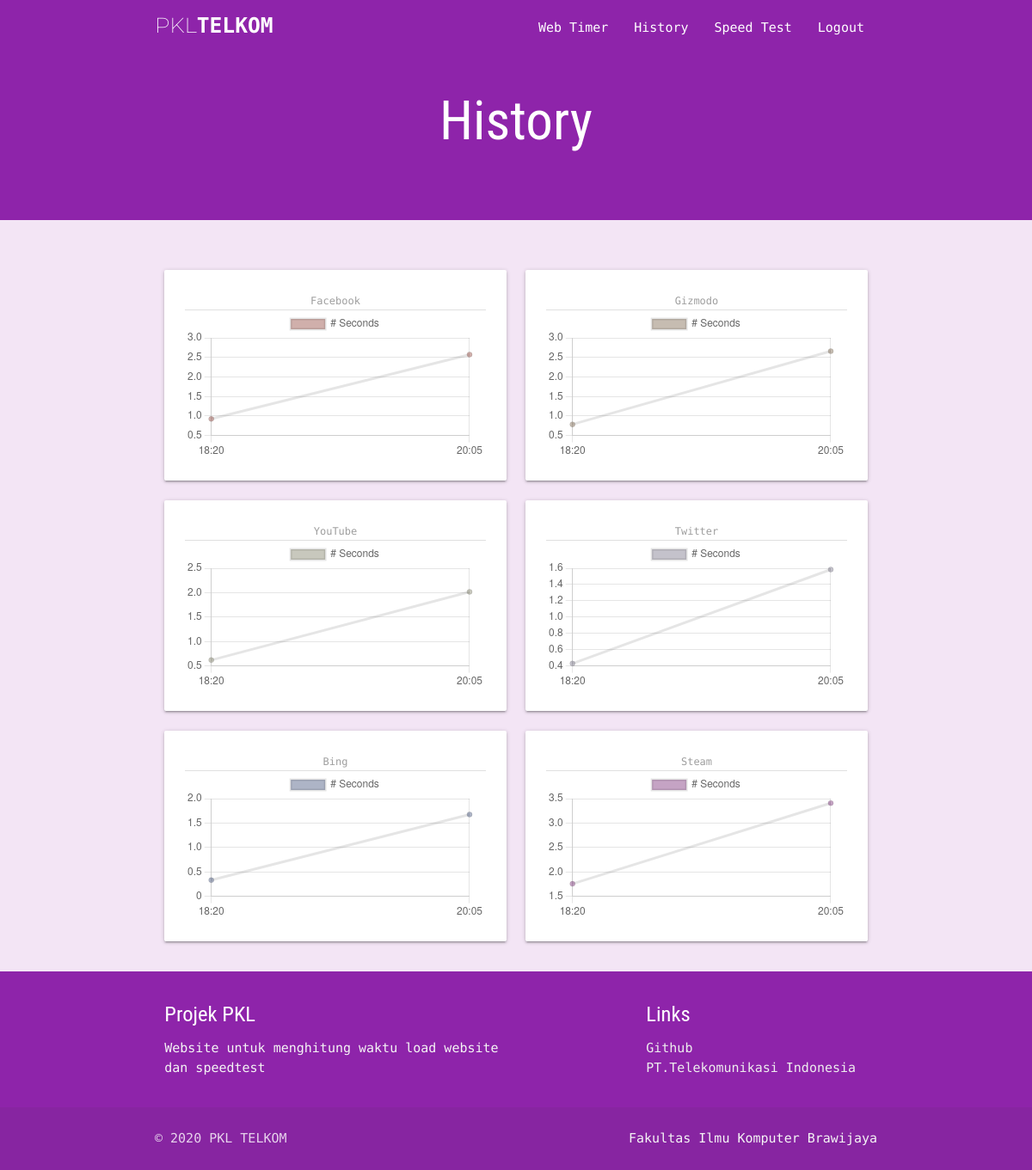
/web-history/ (signed in), run on an earlier commit of the app's database.
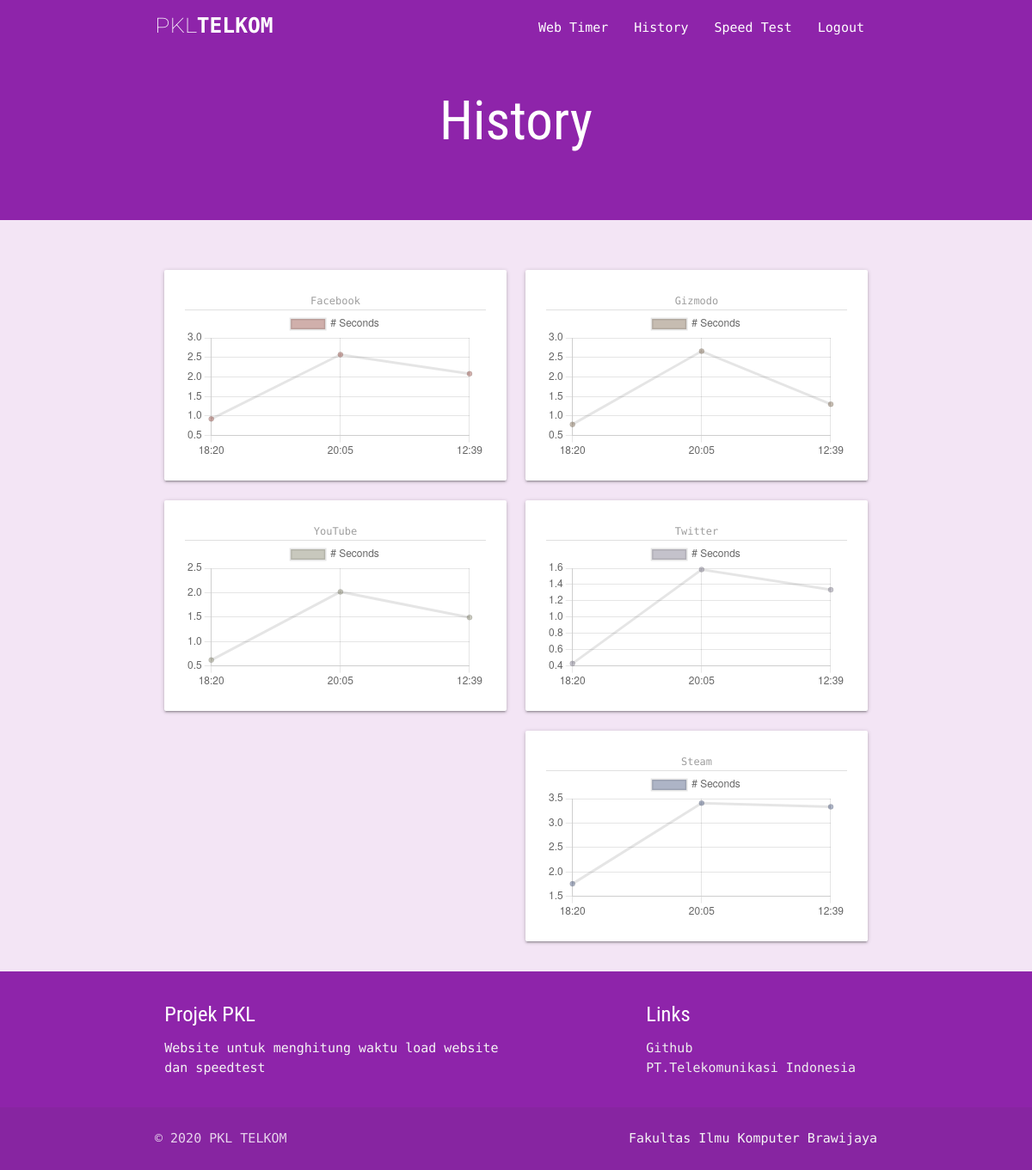
And on a later commit of the database.
### webtimer/models.py (models this page shows, shortened)
class Webtimer(models.Model):
	title		= models.CharField(max_length=120, null=True)
	urls		= models.CharField(max_length=120, null=True)
	time		= models.DecimalField(decimal_places=3, max_digits=65, null=True)
	summary		= models.TextField(null=True)
	featured 	= models.BooleanField(default=True, null=True)

### webtimer/views.py (the view)
# urls.py: path('web-history/', web_timer_history_view, name="history"),
@login_required(login_url='login')
def web_timer_history_view(request):
	obj = History.objects.all()
	objects = Webtimer.objects.all()
	context = {
		'hist':obj,
		'web':objects
	}
	return render(request, "webtimer/webtimer_history.html", context)

### webtimer/templates/webtimer/webtimer_history.html (shortened to what this page needs)
{% extends 'base.html' %}
{% block content %}
<div class="title purple darken-1">
	<h1 class="center-align">History</h1>
</div>
<div class="container">
	<div class="row">
		<div class="web-history">
			{% for item in web %}
			{% if item.featured %}
			<div class="col s12 m6">
				<div class="card hoverable">
					<div class="card-content">
						<div class="card-header center-align">
							<label>{{item.title}}</label>
						</div>
						<canvas id="{{item.title}}Chart"></canvas>
					</div>
				</div>
			</div>
			{% endif %}
			{% endfor %}
		</div>
	</div>
</div>
{% endblock %}

What changed in the data, as far as the page shows it:
no longer on this page (row edited): Webtimer: title "Bing"
Also different on the page:
chart data {{ obj.captured_date|date:"H:i" }}: 18:20, 20:05, 18:20, 20:05, 18:20, 20:05, 18:20, 20:05, 18:20, 20:05, 18:20, 20:05 → 18:20, 20:05, 12:39, 18:20, 20:05, 12:39, 18:20, 20:05, 12:39, 18:20, 20:05, 12:39, 18:20, 20:05, 12:39
chart data {{ obj.loadtime }}: 0.925, 2.572, 0.785, 2.658, 0.619, 2.017, 0.429, 1.584, 0.331, 1.675, 1.755, 3.408 → 0.925, 2.572, 2.080, 0.785, 2.658, 1.302, 0.619, 2.017, 1.492, 0.429, 1.584, 1.335, 1.755, 3.408, 3.333
